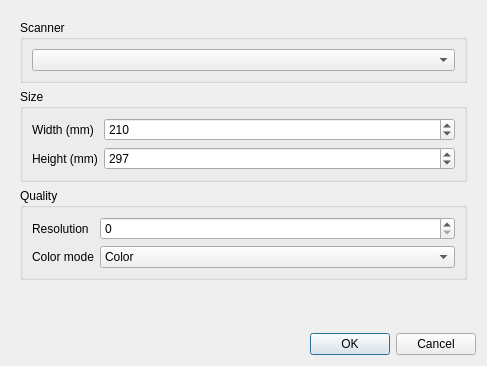
<?xml version="1.0" encoding="UTF-8"?>
<ui version="4.0">
 <class>Scanner</class>
 <widget class="QDialog" name="Scanner">
  <property name="geometry">
   <rect>
    <x>0</x>
    <y>0</y>
    <width>487</width>
    <height>366</height>
   </rect>
  </property>
  <property name="windowTitle">
   <string>Select scanner</string>
  </property>
  <layout class="QVBoxLayout" name="verticalLayout">
   <item>
    <widget class="QWidget" name="widget" native="true">
     <layout class="QVBoxLayout" name="verticalLayout_2">
      <item>
       <widget class="QGroupBox" name="groupBox_3">
        <property name="title">
         <string>Scanner</string>
        </property>
        <layout class="QFormLayout" name="formLayout">
         <item row="0" column="0" colspan="2">
          <widget class="QComboBox" name="combScanner"/>
         </item>
        </layout>
       </widget>
      </item>
      <item>
       <widget class="QGroupBox" name="groupBox">
        <property name="title">
         <string>Size</string>
        </property>
        <layout class="QFormLayout" name="formLayout_3">
         <item row="0" column="0">
          <widget class="QLabel" name="label_2">
           <property name="text">
            <string>Width (mm)</string>
           </property>
          </widget>
         </item>
         <item row="0" column="1">
          <widget class="QSpinBox" name="sbWidth">
           <property name="maximum">
            <number>1000</number>
           </property>
           <property name="value">
            <number>210</number>
           </property>
          </widget>
         </item>
         <item row="1" column="0">
          <widget class="QLabel" name="label">
           <property name="text">
            <string>Height (mm)</string>
           </property>
          </widget>
         </item>
         <item row="1" column="1">
          <widget class="QSpinBox" name="sbHeight">
           <property name="maximum">
            <number>1000</number>
           </property>
           <property name="value">
            <number>297</number>
           </property>
          </widget>
         </item>
        </layout>
       </widget>
      </item>
      <item>
       <widget class="QGroupBox" name="groupBox_2">
        <property name="title">
         <string>Quality</string>
        </property>
        <layout class="QFormLayout" name="formLayout_2">
         <item row="0" column="0">
          <widget class="QLabel" name="label_4">
           <property name="text">
            <string>Resolution</string>
           </property>
          </widget>
         </item>
         <item row="1" column="0">
          <widget class="QLabel" name="label_3">
           <property name="text">
            <string>Color mode</string>
           </property>
          </widget>
         </item>
         <item row="0" column="1">
          <widget class="QSpinBox" name="sbResolution">
           <property name="maximum">
            <number>10000</number>
           </property>
          </widget>
         </item>
         <item row="1" column="1">
          <widget class="QComboBox" name="combColor">
           <item>
            <property name="text">
             <string>Color</string>
            </property>
           </item>
           <item>
            <property name="text">
             <string>Gray</string>
            </property>
           </item>
           <item>
            <property name="text">
             <string>Lineart</string>
            </property>
           </item>
          </widget>
         </item>
        </layout>
       </widget>
      </item>
      <item>
       <spacer name="verticalSpacer">
        <property name="orientation">
         <enum>Qt::Vertical</enum>
        </property>
        <property name="sizeHint" stdset="0">
         <size>
          <width>20</width>
          <height>40</height>
         </size>
        </property>
       </spacer>
      </item>
     </layout>
    </widget>
   </item>
   <item>
    <layout class="QHBoxLayout" name="horizontalLayout">
     <item>
      <spacer name="horizontalSpacer">
       <property name="orientation">
        <enum>Qt::Horizontal</enum>
       </property>
       <property name="sizeHint" stdset="0">
        <size>
         <width>40</width>
         <height>20</height>
        </size>
       </property>
      </spacer>
     </item>
     <item>
      <widget class="QDialogButtonBox" name="buttonBox">
       <property name="orientation">
        <enum>Qt::Horizontal</enum>
       </property>
       <property name="standardButtons">
        <set>QDialogButtonBox::Cancel|QDialogButtonBox::Ok</set>
       </property>
      </widget>
     </item>
    </layout>
   </item>
  </layout>
 </widget>
 <resources/>
 <connections>
  <connection>
   <sender>buttonBox</sender>
   <signal>accepted()</signal>
   <receiver>Scanner</receiver>
   <slot>accept()</slot>
   <hints>
    <hint type="sourcelabel">
     <x>248</x>
     <y>254</y>
    </hint>
    <hint type="destinationlabel">
     <x>157</x>
     <y>274</y>
    </hint>
   </hints>
  </connection>
  <connection>
   <sender>buttonBox</sender>
   <signal>rejected()</signal>
   <receiver>Scanner</receiver>
   <slot>reject()</slot>
   <hints>
    <hint type="sourcelabel">
     <x>316</x>
     <y>260</y>
    </hint>
    <hint type="destinationlabel">
     <x>286</x>
     <y>274</y>
    </hint>
   </hints>
  </connection>
 </connections>
</ui>
